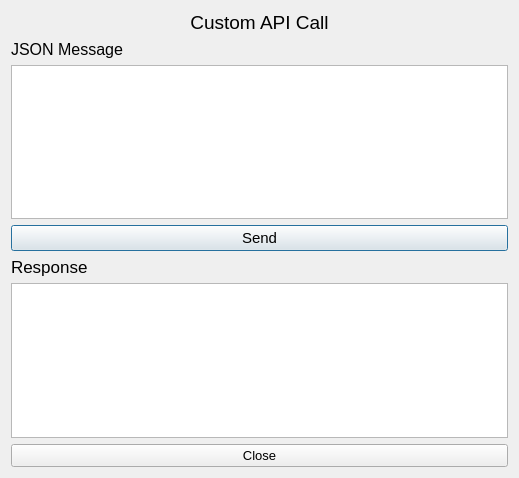
<?xml version="1.0" encoding="UTF-8"?>
<ui version="4.0">
 <class>custom</class>
 <widget class="QDialog" name="custom">
  <property name="geometry">
   <rect>
    <x>0</x>
    <y>0</y>
    <width>519</width>
    <height>478</height>
   </rect>
  </property>
  <property name="windowTitle">
   <string>Custom API Call</string>
  </property>
  <layout class="QGridLayout" name="gridLayout">
   <item row="4" column="0">
    <widget class="QLabel" name="label_Response">
     <property name="font">
      <font>
       <pointsize>13</pointsize>
      </font>
     </property>
     <property name="text">
      <string>Response</string>
     </property>
    </widget>
   </item>
   <item row="1" column="0">
    <widget class="QLabel" name="label_Json">
     <property name="sizePolicy">
      <sizepolicy hsizetype="Expanding" vsizetype="Fixed">
       <horstretch>0</horstretch>
       <verstretch>0</verstretch>
      </sizepolicy>
     </property>
     <property name="font">
      <font>
       <pointsize>12</pointsize>
      </font>
     </property>
     <property name="text">
      <string>JSON Message</string>
     </property>
    </widget>
   </item>
   <item row="0" column="0">
    <widget class="QLabel" name="label_Main">
     <property name="sizePolicy">
      <sizepolicy hsizetype="Expanding" vsizetype="Fixed">
       <horstretch>0</horstretch>
       <verstretch>0</verstretch>
      </sizepolicy>
     </property>
     <property name="font">
      <font>
       <pointsize>14</pointsize>
      </font>
     </property>
     <property name="text">
      <string>Custom API Call</string>
     </property>
     <property name="alignment">
      <set>Qt::AlignCenter</set>
     </property>
    </widget>
   </item>
   <item row="5" column="0">
    <widget class="QPlainTextEdit" name="plainTextEdit_Response">
     <property name="sizePolicy">
      <sizepolicy hsizetype="Expanding" vsizetype="Expanding">
       <horstretch>0</horstretch>
       <verstretch>0</verstretch>
      </sizepolicy>
     </property>
     <property name="font">
      <font>
       <pointsize>11</pointsize>
      </font>
     </property>
     <property name="readOnly">
      <bool>true</bool>
     </property>
    </widget>
   </item>
   <item row="3" column="0">
    <widget class="QPushButton" name="pushButton_Send">
     <property name="font">
      <font>
       <pointsize>11</pointsize>
      </font>
     </property>
     <property name="text">
      <string>Send</string>
     </property>
    </widget>
   </item>
   <item row="2" column="0">
    <widget class="QPlainTextEdit" name="plainTextEdit_Json">
     <property name="font">
      <font>
       <pointsize>12</pointsize>
      </font>
     </property>
    </widget>
   </item>
   <item row="6" column="0">
    <widget class="QPushButton" name="pushButton_Close">
     <property name="font">
      <font>
       <pointsize>10</pointsize>
      </font>
     </property>
     <property name="text">
      <string>Close</string>
     </property>
    </widget>
   </item>
  </layout>
 </widget>
 <resources/>
 <connections/>
</ui>
